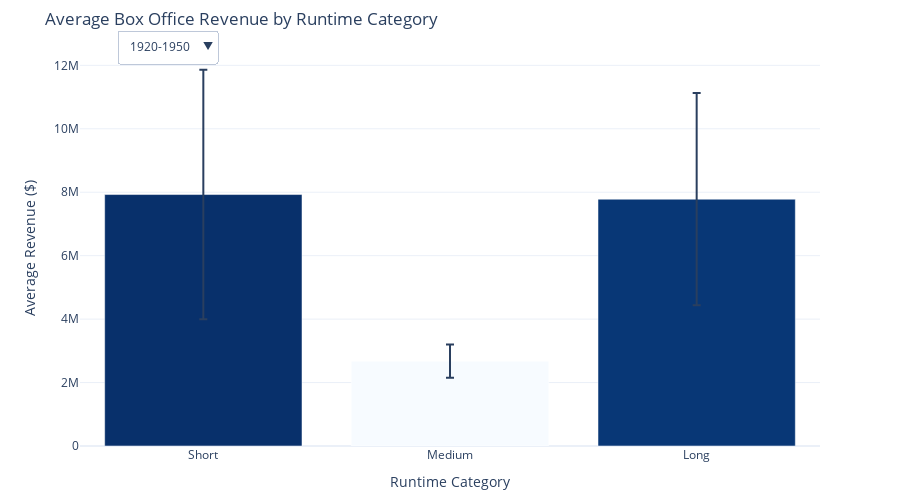

Notebook code for this chart:
### Code cell
# Define time periods
def categorize_period(year):
    if year <= 1950:
        return "1920-1950"
    elif year <= 1980:
        return "1950-1980"
    else:
        return "1980-Now"

# Add time period column
df_movies['time_period'] = df_movies['release_year'].apply(categorize_period)

# Initialize storage for period-specific data
data_by_period = {}

# Process each time period
for period in ["1920-1950", "1950-1980", "1980-Now"]:
    # Filter movies by time period
    filtered_movies = df_movies[df_movies['time_period'] == period]

    # Categorize runtime into quantiles for the current period
    filtered_movies['runtime_category'] = pd.qcut(
        filtered_movies['runtime'], q=3, labels=["Short", "Medium", "Long"]
    )

    # Calculate statistics for runtime categories
    runtime_stats = filtered_movies.groupby('runtime_category')['box_office_revenue'].agg(['mean', 'sem']).reset_index()

    # Store the runtime stats for this period
    data_by_period[period] = runtime_stats

# Create the base figure for the first period ("1920-1950")
initial_period = "1920-1950"
fig = px.bar(
    data_by_period[initial_period],
    x='runtime_category',
    y='mean',
    error_y='sem',  # Add error bars for standard error
    color='mean',   # Color bars based on mean revenue
    color_continuous_scale='Blues',  # Use a blue color scale
    title='Average Box Office Revenue by Runtime Category',
    labels={'runtime_category': 'Runtime Category', 'mean': 'Average Revenue ($)'}
)

# Customize layout
fig.update_layout(
    xaxis_title="Runtime Category",
    yaxis_title="Average Revenue ($)",
    template="plotly_white",  # Clean background template
    coloraxis_showscale=False,  # Hide the color scale legend
    height=500,  # Adjust height of the chart
    margin=dict(t=50, b=50)  # Add margins for better spacing
)

# Add dropdown menu for time period selection
dropdown_buttons = [
    dict(
        label=period,
        method="update",
        args=[
            {"x": [data_by_period[period]['runtime_category']],
             "y": [data_by_period[period]['mean']],
             "error_y.array": [data_by_period[period]['sem']]},
            {"title": f"Average Box Office Revenue by Runtime Category ({period})"}
        ]
    )
    for period in data_by_period.keys()
]

fig.update_layout(
    updatemenus=[
        dict(
            buttons=dropdown_buttons,
            direction="down",
            showactive=True,
            x=0.05,  # Place the dropdown near the left edge of the chart
            xanchor="left",
            y=1.05,  # Place the dropdown slightly above the chart
            yanchor="top"
        )
    ]
)

# Show the chart
fig.show()

# Save the chart as an HTML file
fig.write_html("assets/ploty-img/runtime_category_periods.html")

### Figure 1 — Plotly figure (JSON) as saved in the notebook; plotly's stock layout.template omitted (floating-point values rounded to 4 significant figures)
{"data": [{"alignmentgroup": "True", "error_y": {"array": [3932000.0, 524300.0, 3344000.0]}, "hovertemplate": "Runtime Category=%{x}<br>Average Revenue ($)=%{marker.color}<extra></extra>", "legendgroup": "", "marker": {"color": [7927000.0, 2674000.0, 7780000.0], "coloraxis": "coloraxis", "pattern": {"shape": ""}}, "name": "", "offsetgroup": "", "orientation": "v", "showlegend": false, "textposition": "auto", "type": "bar", "x": ["Short", "Medium", "Long"], "xaxis": "x", "y": [7927000.0, 2674000.0, 7780000.0], "yaxis": "y"}], "layout": {"barmode": "relative", "coloraxis": {"colorbar": {"title": {"text": "Average Revenue ($)"}}, "colorscale": [[0, "rgb(247,251,255)"], [0.125, "rgb(222,235,247)"], [0.25, "rgb(198,219,239)"], [0.375, "rgb(158,202,225)"], [0.5, "rgb(107,174,214)"], [0.625, "rgb(66,146,198)"], [0.75, "rgb(33,113,181)"], [0.875, "rgb(8,81,156)"], [1, "rgb(8,48,107)"]], "showscale": false}, "height": 500, "legend": {"tracegroupgap": 0}, "margin": {"b": 50, "t": 50}, "title": {"text": "Average Box Office Revenue by Runtime Category"}, "updatemenus": [{"buttons": [{"args": [{"error_y.array": [[3932000.0, 524300.0, 3344000.0]], "x": [["Short", "Medium", "Long"]], "y": [[7927000.0, 2674000.0, 7780000.0]]}, {"title": "Average Box Office Revenue by Runtime Category (1920-1950)"}], "label": "1920-1950", "method": "update"}, {"args": [{"error_y.array": [[1020000.0, 1232000.0, 3750000.0]], "x": [["Short", "Medium", "Long"]], "y": [[8559000.0, 13900000.0, 37190000.0]]}, {"title": "Average Box Office Revenue by Runtime Category (1950-1980)"}], "label": "1950-1980", "method": "update"}, {"args": [{"error_y.array": [[1838000.0, 1856000.0, 3793000.0]], "x": [["Short", "Medium", "Long"]], "y": [[38280000.0, 44650000.0, 89780000.0]]}, {"title": "Average Box Office Revenue by Runtime Category (1980-Now)"}], "label": "1980-Now", "method": "update"}], "direction": "down", "showactive": true, "x": 0.05, "xanchor": "left", "y": 1.05, "yanchor": "top"}], "xaxis": {"anchor": "y", "domain": [0, 1], "title": {"text": "Runtime Category"}}, "yaxis": {"anchor": "x", "domain": [0, 1], "title": {"text": "Average Revenue ($)"}}}}
